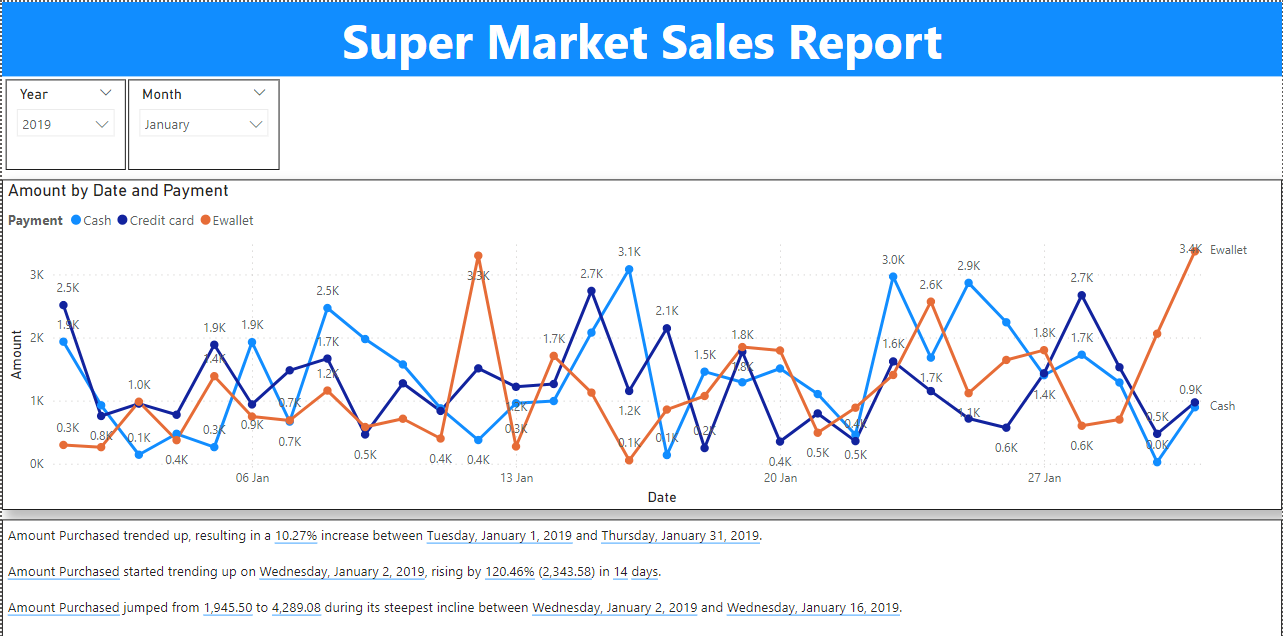
#> input picture Screenshot_2.png, 1283 x 636 px
$ python app.py
#> lines starting #> are read from the running program, lines starting #| are printed output that depends on the picture
import cv2

image=cv2.imread("Screenshot_2.png",cv2.IMREAD_UNCHANGED)
#> image is the input picture: shape (636, 1283, 4); mean B, G, R, A 247.1, 233.4, 220.1, 255
#cv2.imshow('image',image)

print(image.shape)
#| (636, 1283, 4)

width=int(image.shape[1]*50/100)
#> width = 641
heigth=int(image.shape[0]*50/100)
#> heigth = 318


dsize=(width,heigth)
#> dsize = (641, 318)

output=cv2.resize(image,dsize)
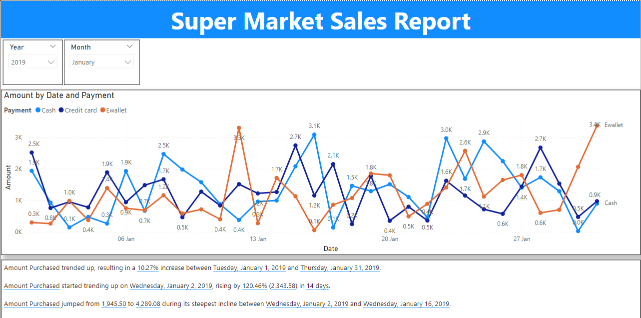
#> output: shape (318, 641, 4); mean B, G, R, A 247.1, 233.4, 220.1, 255


cv2.imwrite('Screenshot_new.jpeg',output)


cv2.waitKey(0)
